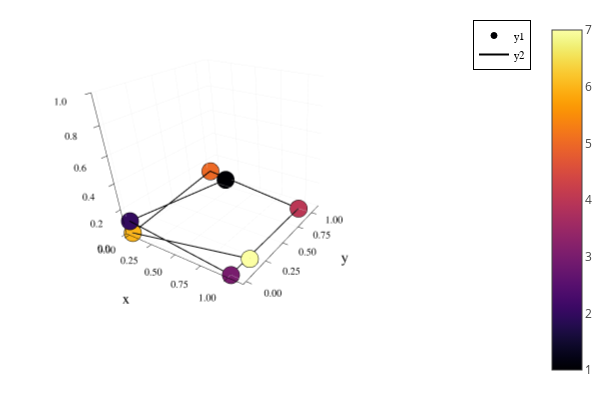

The notebook cell saved with this chart:
### Code cell
Q = fourKnot(1.1)
fig = Plots.plot(zlim=(0,1))
plotChain!(Q)
display(fig)

### Figure 1 — Plotly figure (JSON) as saved in the notebook; plotly's stock layout.template omitted (floating-point values rounded to 4 significant figures; data arrays with more than 128 entries replaced by an {"elided": "..."} marker saying what was removed)
{"data": [{"colorbar": {"title": {"text": ""}}, "legendgroup": "y1", "marker": {"color": "rgba(0, 0, 4, 1.000)", "line": {"color": "rgba(0, 0, 0, 1)", "width": 1}, "size": 6, "symbol": "circle"}, "mode": "markers", "name": "y1", "scene": "scene", "showlegend": true, "type": "scatter3d", "x": [0.1], "xaxis": "x", "y": [1.1], "yaxis": "y", "z": [2.443e-09], "zaxis": "z", "zmax": 7, "zmin": 1}, {"colorbar": {"title": {"text": ""}}, "legendgroup": "y1", "marker": {"color": "rgba(51, 10, 94, 1.000)", "line": {"color": "rgba(0, 0, 0, 1)", "width": 1}, "size": 6, "symbol": "circle"}, "mode": "markers", "name": "y1", "scene": "scene", "showlegend": false, "type": "scatter3d", "x": [6.295e-09], "xaxis": "x", "y": [6.959e-09], "yaxis": "y", "z": [0.1], "zaxis": "z", "zmax": 7, "zmin": 1}, {"colorbar": {"title": {"text": ""}}, "legendgroup": "y1", "marker": {"color": "rgba(120, 28, 109, 1.000)", "line": {"color": "rgba(0, 0, 0, 1)", "width": 1}, "size": 6, "symbol": "circle"}, "mode": "markers", "name": "y1", "scene": "scene", "showlegend": false, "type": "scatter3d", "x": [1.0], "xaxis": "x", "y": [2.154e-09], "yaxis": "y", "z": [6.04e-09], "zaxis": "z", "zmax": 7, "zmin": 1}, {"colorbar": {"title": {"text": ""}}, "legendgroup": "y1", "marker": {"color": "rgba(187, 55, 85, 1.000)", "line": {"color": "rgba(0, 0, 0, 1)", "width": 1}, "size": 6, "symbol": "circle"}, "mode": "markers", "name": "y1", "scene": "scene", "showlegend": false, "type": "scatter3d", "x": [1.0], "xaxis": "x", "y": [1.0], "yaxis": "y", "z": [4.018e-09], "zaxis": "z", "zmax": 7, "zmin": 1}, {"colorbar": {"title": {"text": ""}}, "legendgroup": "y1", "marker": {"color": "rgba(237, 105, 37, 1.000)", "line": {"color": "rgba(0, 0, 0, 1)", "width": 1}, "size": 6, "symbol": "circle"}, "mode": "markers", "name": "y1", "scene": "scene", "showlegend": false, "type": "scatter3d", "x": [9.311e-09], "xaxis": "x", "y": [1.0], "yaxis": "y", "z": [0.1], "zaxis": "z", "zmax": 7, "zmin": 1}, {"colorbar": {"title": {"text": ""}}, "legendgroup": "y1", "marker": {"color": "rgba(252, 181, 25, 1.000)", "line": {"color": "rgba(0, 0, 0, 1)", "width": 1}, "size": 6, "symbol": "circle"}, "mode": "markers", "name": "y1", "scene": "scene", "showlegend": false, "type": "scatter3d", "x": [5.563e-09], "xaxis": "x", "y": [6.072e-09], "yaxis": "y", "z": [3.452e-10], "zaxis": "z", "zmax": 7, "zmin": 1}, {"colorbar": {"title": {"text": ""}}, "legendgroup": "y1", "marker": {"color": "rgba(252, 255, 164, 1.000)", "line": {"color": "rgba(0, 0, 0, 1)", "width": 1}, "size": 6, "symbol": "circle"}, "mode": "markers", "name": "y1", "scene": "scene", "showlegend": false, "type": "scatter3d", "x": [1.1], "xaxis": "x", "y": [0.1], "yaxis": "y", "z": [0.1], "zaxis": "z", "zmax": 7, "zmin": 1}, {"colorbar": {"title": {"text": ""}}, "hoverinfo": "none", "marker": {"cmax": 7, "cmin": 1, "color": [0.5], "colorscale": {"elided": "256x2 mixed values"}, "opacity": 1e-10, "showscale": true, "size": 1e-10}, "mode": "markers", "name": "y1", "scene": "scene", "showlegend": false, "type": "scatter3d", "x": [0.1], "xaxis": "x", "y": [1.1], "yaxis": "y", "z": [2.443e-09], "zaxis": "z", "zmax": 7, "zmin": 1}, {"colorbar": {"title": {"text": ""}}, "legendgroup": "y2", "line": {"color": "rgba(0, 0, 0, 1)", "dash": "solid", "shape": "linear", "width": 2}, "mode": "lines", "name": "y2", "scene": "scene", "showlegend": true, "type": "scatter3d", "x": [0.1, 6.295e-09, 1.0, 1.0, 9.311e-09, 5.563e-09, 1.1], "xaxis": "x", "y": [1.1, 6.959e-09, 2.154e-09, 1.0, 1.0, 6.072e-09, 0.1], "yaxis": "y", "z": [2.443e-09, 0.1, 6.04e-09, 4.018e-09, 0.1, 3.452e-10, 0.1], "zaxis": "z", "zmax": 7, "zmin": 1}], "layout": {"annotations": [], "height": 400, "legend": {"bgcolor": "rgba(255, 255, 255, 1.000)", "bordercolor": "rgba(0, 0, 0, 1)", "borderwidth": 1, "font": {"color": "rgba(0, 0, 0, 1)", "family": "sans-serif", "size": 11}, "title": {"font": {"color": "rgba(0, 0, 0, 1)", "family": "sans-serif", "size": 15}, "text": ""}, "tracegroupgap": 0, "traceorder": "normal", "x": 1, "xanchor": "auto", "y": 1, "yanchor": "auto"}, "margin": {"b": 20, "l": 0, "r": 0, "t": 20}, "paper_bgcolor": "rgba(255, 255, 255, 1.000)", "plot_bgcolor": "rgba(255, 255, 255, 1.000)", "scene": {"aspectmode": "auto", "aspectratio": {"x": 1, "y": 1, "z": 1}, "camera": {"center": {"x": 0.439, "y": 0.1344, "z": -0.1785}, "eye": {"x": 1.603, "y": -1.881, "z": 1.165}, "projection": {"type": "perspective"}, "up": {"x": 0, "y": 0, "z": 1}}, "domain": {"x": [0.09128, 0.9934], "y": [0.07581, 0.9902]}, "xaxis": {"gridcolor": "rgba(0, 0, 0, 0.1)", "gridwidth": 0.5, "linecolor": "rgba(0, 0, 0, 1)", "mirror": false, "range": [-0.033, 1.133], "showgrid": true, "showline": true, "showticklabels": true, "tickangle": 0, "tickcolor": "rgb(0, 0, 0)", "tickfont": {"color": "rgba(0, 0, 0, 1)", "family": "sans-serif", "size": 11}, "tickmode": "array", "ticks": "inside", "ticktext": ["0.00", "0.25", "0.50", "0.75", "1.00"], "tickvals": [0, 0.25, 0.5, 0.75, 1], "title": {"font": {"color": "rgba(0, 0, 0, 1)", "family": "sans-serif", "size": 15}, "text": "x"}, "type": "linear", "visible": true, "zeroline": false, "zerolinecolor": "rgba(0, 0, 0, 1)"}, "yaxis": {"gridcolor": "rgba(0, 0, 0, 0.1)", "gridwidth": 0.5, "linecolor": "rgba(0, 0, 0, 1)", "mirror": false, "range": [-0.033, 1.133], "showgrid": true, "showline": true, "showticklabels": true, "tickangle": 0, "tickcolor": "rgb(0, 0, 0)", "tickfont": {"color": "rgba(0, 0, 0, 1)", "family": "sans-serif", "size": 11}, "tickmode": "array", "ticks": "inside", "ticktext": ["0.00", "0.25", "0.50", "0.75", "1.00"], "tickvals": [0, 0.25, 0.5, 0.75, 1], "title": {"font": {"color": "rgba(0, 0, 0, 1)", "family": "sans-serif", "size": 15}, "text": "y"}, "type": "linear", "visible": true, "zeroline": false, "zerolinecolor": "rgba(0, 0, 0, 1)"}, "zaxis": {"gridcolor": "rgba(0, 0, 0, 0.1)", "gridwidth": 0.5, "linecolor": "rgba(0, 0, 0, 1)", "mirror": false, "range": [0, 1], "showgrid": true, "showline": true, "showticklabels": true, "tickangle": 0, "tickcolor": "rgb(0, 0, 0)", "tickfont": {"color": "rgba(0, 0, 0, 1)", "family": "sans-serif", "size": 11}, "tickmode": "array", "ticks": "inside", "ticktext": ["0.0", "0.2", "0.4", "0.6", "0.8", "1.0"], "tickvals": [0, 0.2, 0.4, 0.6, 0.8, 1], "title": {"font": {"color": "rgba(0, 0, 0, 1)", "family": "sans-serif", "size": 15}, "text": "z"}, "type": "linear", "visible": true, "zeroline": false, "zerolinecolor": "rgba(0, 0, 0, 1)"}}, "showlegend": true, "width": 600}}
